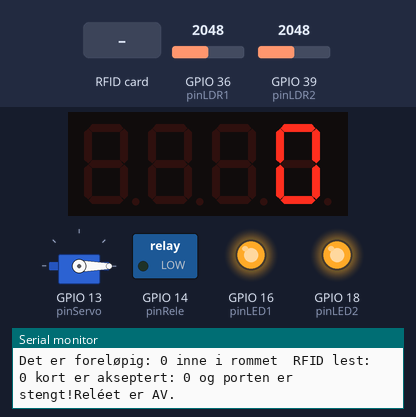
A sketch run on a simulated ESP32. Shown: servo, 4-digit seven-segment display, switched loads named in the sketch (green lamp = pin HIGH), output pins drawn as LEDs (lit = HIGH), the last lines printed to the serial monitor. The test bench sets the inputs (shaded band); at power-on: GPIO 36 (pinLDR1) = 2048, GPIO 39 (pinLDR2) = 2048.

Above: at 1.8 s.
1.9 s: RFID card 5E 7A 19 C4 held to the reader
At 3.4 s:
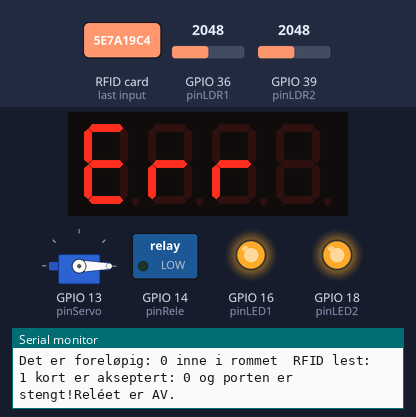
Timing chart, 0 to 4.9 s (numbered marks = the images above; inputs shaded):
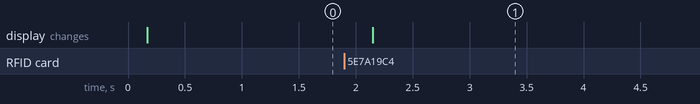

Measured:
- after the input at 1.9 s, the display: changes after 0.25 s (image 1)

The sketch:

Oppdrag-13B.ino
```cpp
// Total Løsning med RFID implementert.
// Kåre-Benjamin Hammervold Rørvik og Nils Kr. Rossing 23.7.2020

#include <SPI.h>
#include <TM1637Display.h>
#include <MFRC522.h>
#include <Servo.h>

//Setter alle PIN som blir brukt på ESP32:
const int pinRele = 14;
const int pinServo = 13;
const int pinLED2 = 18;
const int pinLDR2 = 39;
const int pinLED1 = 16;
const int pinLDR1 = 36;
const int SS_PIN = 21;    // Slave hos RFID.
const int RST_PIN = 22;   // Reset hos RFID.
const int PIN_CLK = 32;   // CLK hos Displayet.
const int PIN_DIO = 33;   // DIO hos Displayet.

// Lager objekter
TM1637Display display(PIN_CLK, PIN_DIO);// Lag et objekt med navnet display av typen TM1637Display.
MFRC522 mfrc522(SS_PIN, RST_PIN); // Oppretter instansen mfrc522 av typen MFRC522.
Servo myservo;                    // Lag et objekt med navnet myservo.
                  // Hele 12 slike objekter kan lages ved hvert kort.

// Her lagres kortet sitt UID i 4 variabler. Disse brukes til å identifisere et RFID kort.
// Det kan legges inn 2 kort, hvor begge kan brukes lagret.

// RFID-Kort 0
int ID0_0 = 124;    // Erstatt "124" med avlest byte 0.
int ID0_1 = 17;    // Erstatt "17" med avlest byte 0.
int ID0_2 = 94;   // Erstatt "94" med avlest byte 0.
int ID0_3 = 116;    // Erstatt "116" med avlest byte 0.

//RFID-Kort 1
int ID1_0 = 185;    // Erstatt "185" med avlest byte 0.
int ID1_1 = 191  ;   // Erstatt "191" med avlest byte 1.
int ID1_2 = 45;     // Erstatt "45" med avlest byte 2.
int ID1_3 = 86;    // Erstatt "86" med avlest byte 3.

// LDR Variabler
int verdiLDR1;            //Verdien som leses ut av LDR1.
int terskelLDR1 = 1500;   //Terskelen for målingene hos LDR1.
int verdiLDR2;            //Verdien som leses ut av LDR2.
int terskelLDR2 = 1500;   //Terskelen for målingene hos LDR2.

// Flagg som styrer programflyten, disse stilles til 0 eller 1 for å iverksette endringer i programmet.
int flaggSluse1 = 0;         // Satt til 1 når sluse 1 skal til å åpne.
int flaggSluse2 = 0;         // Satt til 1 når sluse 2 skal til å åpne.
int RFIDflagg = 0;           // Satt til 1 når nytt kort er lest.
int nokkelFlagg = 0;         // Satt til 1 når RFID er lest og godkjent.
int releFlagg = 0;           // Satt til 1 når reléet er aktivt.
int servoFlagg = 0;          // Satt til 1 når porten er åpen.

// Diverse variabler
int antall = 0;              // Antall personer i rommet.
int posLukket = 0;           // Angir posisjonen til servoen i lukket tilstand.
int posAapen  = 90;          // Angir posisjon til servoen i åpen tilstand.

// Her er variablene som definerer ordene som blir skrevet på 7-segment displayet.
// De er definert for å danne ønskede bokstaver på 7-segment displayet.
// Bokstavene er laget ved å skru på eller av ønskede segmenter ...
// i displayet for å danne bokstaver.

//
//      A
//     ---
//  F |   | B
//     -G-
//  E |   | C
//     ---
//      D

// Lager et array av typen byte (byte = 8bit).
// Dette brukes ofte for å styre 7-segment display.
// Merk: Displayene har enten 7 eller 8 LED segment, som akkurat går opp i en byte.
const byte OPEN[] = {
  SEG_A | SEG_B | SEG_C | SEG_D | SEG_E | SEG_F,   // O
  SEG_A | SEG_B | SEG_E | SEG_F | SEG_G,           // P
  SEG_A | SEG_D | SEG_E | SEG_F | SEG_G,           // E
  SEG_C | SEG_E | SEG_G,                           // n
  };

const byte Err[] = {
  SEG_A | SEG_D | SEG_E | SEG_F | SEG_G,            // E
  SEG_E | SEG_G,                                    // r
  SEG_E | SEG_G,                                    // r
  0,                                                // Blir ikke belyst...
  };

void setup()
{
programInit();
}
void loop()
{
  lesLDR();
  lesOgGodkjen();
  tellPasseringer();
  servoStyring();
  skrivTilDisplay();
  styrRele();
  skrivTilMonitor();
}

void lesLDR()
// Her leses ut verdiene på LDR1 og LDR2.
// Disse lagres til verdiLDR1 og verdiLDR2.
{
  verdiLDR1 = analogRead(pinLDR1);
  verdiLDR2 = analogRead(pinLDR2);
}

void programInit()
// Inneholder initialiseringen av programmet.
// Starter kommunikasjon med terminalen, SPI, RFID,
// pinnene sin orientering (de er INPUT per default),
// starter servoen og displayet.
{
  Serial.begin(115200); // Starter seriell kommunikasjon med Baud rate på 115200 bit/sekund (husk å endre i terminalen).
  SPI.begin();          // Starter SPI - Initierer SPI-buss som kommuniserer mot RFID RC522.
  mfrc522.PCD_Init();   // Starter RFID leseren.

  pinMode(pinLED1, OUTPUT);
  pinMode(pinLED2, OUTPUT);
  pinMode(pinServo, OUTPUT);
  pinMode(pinRele, OUTPUT);
  digitalWrite(pinLED1, HIGH);
  digitalWrite(pinLED2, HIGH);

  myservo.attach(pinServo);         // Koble servoen til port D13 .
  myservo.write(posLukket);         // Lukk bommen.
  delay(100);

  display.setBrightness(7);   // Setter lysstyrken på displayet. Fra 0 (min) til 7 (max).
  Serial.println("**Klar til å lese kort**");
  display.showNumberDec(antall);  //Starter Displayet (får da 0).

  delay(500);
}

void lesOgGodkjen()
// Leser RFID-kort, skriver ut til monitor og sjekker om kortet er registrert.
// Det avleste kortet blir sjekket opp mot registrerte kort i minnet (ID1 og ID2).
// Det vil deretter å indikere om kortet som er tilkoblet har tilgang.

// Styres internt av RFIDflagg (1 når kort er kompatibelt og avlest).
// Påvirker resten av programmet med nokkelFlagg (1 låser opp porten for utsiden).
{
  // Identifiser kort og les
  if (mfrc522.PICC_IsNewCardPresent() && mfrc522.PICC_ReadCardSerial())
    {
      // Skriv ut kortinformasjon
      Serial.print("Identifisert kort med ID: ");
      Serial.print(mfrc522.uid.uidByte[0]); Serial.print(" ");  // Skriv ut ID byte 0.
      Serial.print(mfrc522.uid.uidByte[1]); Serial.print(" ");  // Skriv ut ID byte 1.
      Serial.print(mfrc522.uid.uidByte[2]); Serial.print(" ");  // Skriv ut ID byte 2.
      Serial.print(mfrc522.uid.uidByte[3]); Serial.println(" ");// Skriv ut ID byte 3.
      mfrc522.PICC_HaltA(); // Stopp dersom kortet er uendret.
      RFIDflagg = 1;        // Sett et flagg som indikerer at nytt kort er lest.
    }

  // Sjekk at kortet er godkjent og ønsk velkommen inn
  if(((mfrc522.uid.uidByte[0]==ID0_0)|| (mfrc522.uid.uidByte[0]==ID1_0))&&
     ((mfrc522.uid.uidByte[1]==ID0_1)|| (mfrc522.uid.uidByte[1]==ID1_1)) &&
     ((mfrc522.uid.uidByte[2]==ID0_2)|| (mfrc522.uid.uidByte[2]==ID1_2)) &&
     ((mfrc522.uid.uidByte[3]==ID0_3)|| (mfrc522.uid.uidByte[3]==ID1_3)) && RFIDflagg == 1)
     {
     if (RFIDflagg = 1)
     {
        nokkelFlagg = 1;
        Serial.println("** Kort er registrert og godkjent! **");
     }
     RFIDflagg = 0;  // Resett flagg som forteller at kortet er sjekket.
     }
}

void tellPasseringer()
// Leser av LDR for å vurdere om porten skal åpnes eller lukkes.
// Teller også opp eller ned antall variablen.
// nokkelFlagg må være satt til 1 for at porten skal kunne åpnes via LDR1 (utsiden).
// Immidlertid kan porten åpnes åpnes fra innsiden uten at nokkelFlagget er satt ...
// altså porten kan åpnes fra innsiden uten at døren er låst opp.
{
  // Registrerer innganger

  if((verdiLDR1 < terskelLDR1) && (flaggSluse1 == 0) && (flaggSluse2 == 0) && (nokkelFlagg == 1))
  {
    while(verdiLDR1 < terskelLDR1)
    {
      verdiLDR1 = analogRead(pinLDR1);
      delay(100);
    }
    flaggSluse1 = 1;
    delay(100);
  }

  if((verdiLDR2 < terskelLDR2) && (flaggSluse1 == 1) && (flaggSluse2 == 0) && (nokkelFlagg == 1))
  {
    while(verdiLDR2 < terskelLDR2)
    {
      verdiLDR2 = analogRead(pinLDR2);
      delay(100);
    }
    flaggSluse1 = 0;
    antall = antall + 1;
    RFIDflagg = 0;
    nokkelFlagg = 0;
    Serial.println("Brukeren har åpnet døren, og adgangen er brukt opp!");
    delay(100);
  }

  // registrerer utganger

  if((verdiLDR2 < terskelLDR2) && (flaggSluse2 == 0) && (flaggSluse1 == 0))
  {
    while(verdiLDR2 < terskelLDR2)
    {
      verdiLDR2 = analogRead(pinLDR2);
      delay(100);
    }
    flaggSluse2 = 1;
    RFIDflagg = 0;
    nokkelFlagg = 0;
    delay(100);
  }

  if((verdiLDR1 < terskelLDR1) && (flaggSluse2 == 1) && (flaggSluse1 == 0))
  {
    while(verdiLDR1 < terskelLDR1)
    {
      verdiLDR1 = analogRead(pinLDR1);
      delay(100);
    }
    flaggSluse2 = 0;
    antall = antall - 1;
    delay(100);
  }
}

void servoStyring()
// Styrer direkte servoen avhengig av flaggSluse variablene.
// Åpner og lukker bommen med antall grader gitt av posAapen og posLukket.
{
  //Styr servoen
  if((flaggSluse2 == 1 || flaggSluse1 == 1))
  {
    myservo.write(posAapen);  // Åpne bommen.
    delay(100);
    servoFlagg = 1;
  }
  else if(flaggSluse2 == 0 && flaggSluse1 == 0)
  {
    myservo.write(posLukket); // Lukk bommen
    delay(100);
    servoFlagg = 0;
  }
}

void skrivTilDisplay()
// Skriver til Displayet avhengig av teller variablen.
// Setter også OPEN når døren er låst opp samt Err når et kort uten tilgang ble brukt.
{
  if(nokkelFlagg == 1 && !(flaggSluse2 == 1 && flaggSluse1 == 0))
  {
    display.setSegments(OPEN);
  }

  else{
    if(RFIDflagg == 1)
    {
      display.setSegments(Err);
    }
    else
    {
    display.showNumberDec(antall);          // Vis tall
    }
  }
}

void styrRele()
// Reléet er av når ingen er i rommet (eller negativt antall personer...),
// skrur på når minst én person er inne. Oppdaterer relé flagget.
{
    if(antall <= 0)
  {
    digitalWrite(pinRele, LOW);
    releFlagg = 0;
  }

  if(antall >= 1)
  {
    digitalWrite(pinRele, HIGH);
    releFlagg = 1;
  }
}

void skrivTilMonitor()
// Sender mesteparten av kommunikasjon med monitor.
// Brukes hovedsaklig til debugging (feilsøking)
// Den hjelper med feilsøking og prototyping.
// Kan fjernes når programmet er ferdigprogramert, eller skrus av.
{
  Serial.print("Det er foreløpig: ");
  Serial.print(antall);
  Serial.print(" inne i rommet ");
  Serial.print(" RFID lest: ");
  Serial.print(RFIDflagg);
  Serial.print(" kort er akseptert: ");
  Serial.print(nokkelFlagg);


  if (servoFlagg == 1)
  {
     Serial.print(" og porten er åpen!");
  }

  if (servoFlagg == 0)
  {
     Serial.print(" og porten er stengt!");
  }

  if (releFlagg == 0)
  {
     Serial.println("Reléet er AV.");
  }

  if (releFlagg == 1)
  {
     Serial.println("Reléet er PÅ.");
  }

  //Kommandoer som kan brukes for feilsøking ...
  //Serial.print("FlaggSluse1: ");
  //Serial.print(flaggSluse1);
  //Serial.print(", FlaggSluse2: ");
  //Serial.println(flaggSluse2);
}
```
